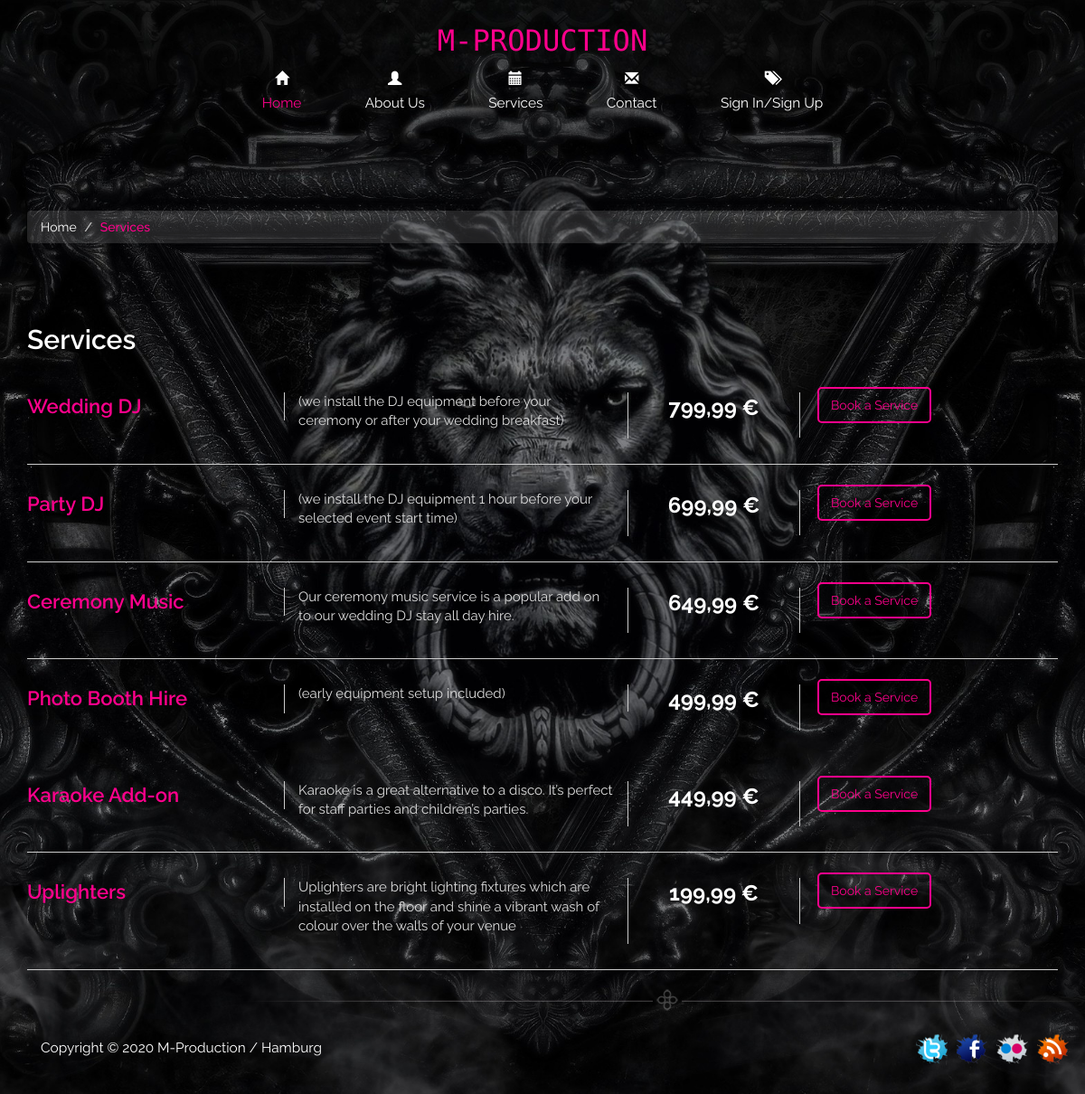
/services.php, run on the app's committed database.
### tables this page shows
CREATE TABLE `tblservice` (
  `ID` int(10) NOT NULL,
  `ServiceName` varchar(200) DEFAULT NULL,
  `SerDes` varchar(250) NOT NULL,
  `ServicePrice` varchar(200) DEFAULT NULL,
  `CreationDate` timestamp NULL DEFAULT CURRENT_TIMESTAMP
);

### services.php (the view, shortened to what this page needs)
<!DOCTYPE html>
<html>
<head>
<link href="css/bootstrap.css" rel='stylesheet' type='text/css' />
<link rel="stylesheet" href="css/touchTouch.css" type="text/css" media="all" />
<link href="css/style.css" rel="stylesheet" type="text/css" media="all" />
		<link rel="stylesheet" type="text/css" href="css/jquery.fancybox.css" media="screen" />
</head>
<body>
	<?php include_once('includes/header.php');?>
	<div class="event content">
	 <div class="container">
		 <ol class="breadcrumb">
		  <li><a href="index.php">Home</a></li>
		  <li class="active">Services</li>
		 </ol>
		 <h2>Services</h2>
		 <div class="event-main">
		 	<?php
				$sql="SELECT * from tblservice";
				$query = $dbh -> prepare($sql);
				$query->execute();
				$results=$query->fetchAll(PDO::FETCH_OBJ);
				$cnt=1;
				if($query->rowCount() > 0)
				{
				foreach($results as $row)
				{               ?>
			 <div class="event-grids">
					<div class="col-md-3 event-grid">
						<ul>
							<li class="hedding"><?php  echo htmlentities($row->ServiceName);?></li>
						</ul>
					</div>
					<div class="col-md-4 event-grid small-text">
						<p><?php  echo htmlentities($row->SerDes);?></p>
					</div>
					<div class="col-md-2 event-grid large-text">
						<p class="text"><?php  echo htmlentities($row->ServicePrice);?>  &#8364;</p>
					</div>
					<div class="col-md-3 event-grid text-button">
						<ul>
							<li class="button yellow"><a href="book-services.php?bookid=<?php echo $row->ID;?>">Book a Service</a></li>
						</ul>
					</div>
					<div class="clearfix"> </div>
			  </div>
			  <?php $cnt=$cnt+1;}} ?>
		 </div>
		 <?php include_once('includes/footer.php');?>
	 </div>
</div>
</body>
</html>

### css/style.css (style rules this page uses)
body { margin:0; padding:0; font-family: 'Raleway', sans-serif; background:url(../images/main.jpg); height: 100%; background-position: center; background-repeat: no-repeat; background-size: cover; }
body a { transition:0.5s all; -webkit-transition:0.5s all; -moz-transition:0.5s all; -o-transition:0.5s all; -ms-transition:0.5s all; }
h1,h2,h3,h4,h5,h6 { margin:0; }
p { margin:0; }
ul { margin:0; padding:0; }
.content { padding:5em 0 3em 0; }
.breadcrumb { background-color: rgba(245, 245, 245, 0.13); }
.breadcrumb li a { color:#fff; }
.breadcrumb li.active { color:#FF008C; font-size:1em; font-weight:500; }
.event h2 { color: #fff; font-weight: 600; margin-top: 3em; }
.event-main { margin-top:1em; }
.event-grid ul { padding:0; margin:0; }
.event-grid ul { float: right; }
.event-grid ul li { display:inline-block; }
.event-grid ul li.hedding { color: #FF008C; font-size: 22px; font-weight: 600; }
.event-grid { border-right: 1px solid #CCCCCC; padding: 0; }
.small-text { padding:0px 15px 8px 15px; }
.small-text p { color: #DDD; font-size: 15px; }
.large-text { color: #fff; font-size: 24px; font-weight: 700; text-align: center; padding: 0 0 16px 0; }
.event-grid.text-button { border-right: none; padding:4px 0px 12px 19px }
.event-grid ul { padding:0; margin:0; float: none; }
.yellow { margin: 0; }
.event-grid ul li.yellow a { padding: 10px 13px; background: transparent; font-size: 14px; border-radius: 5px; -webkit-border-radius: 5px; -moz-border-radius: 5px; -o-border-radius: 5px; -ms-border-radius: 5px; border:2px solid #FF008C; color: #FF008C; }
.event-grids { border-bottom: 1px solid #CCCCCC; padding: 2em 0; }
.event-grids:nth-child(4) { border:none; }

### data on the page
tblservice: ServiceName "Wedding DJ", SerDes "(we install the DJ equipment before your ceremony or after your wedding breakfast)", ServicePrice "799,99"
tblservice: ServiceName "Party DJ", SerDes "(we install the DJ equipment 1 hour before your selected event start time)", ServicePrice "699,99"
tblservice: ServiceName "Ceremony Music", SerDes "Our ceremony music service is a popular add on to our wedding DJ stay all day hire.", ServicePrice "649,99"
tblservice: ServiceName "Photo Booth Hire", SerDes "(early equipment setup included)", ServicePrice "499,99"
tblservice: ServiceName "Karaoke Add-on", SerDes "Karaoke is a great alternative to a disco. It’s perfect for staff parties and children’s parties.", ServicePrice "449,99"
tblservice: ServiceName "Uplighters", SerDes "Uplighters are bright lighting fixtures which are installed on the floor and shine a vibrant wash of colour over the walls of your venue", ServicePrice "199,99"
